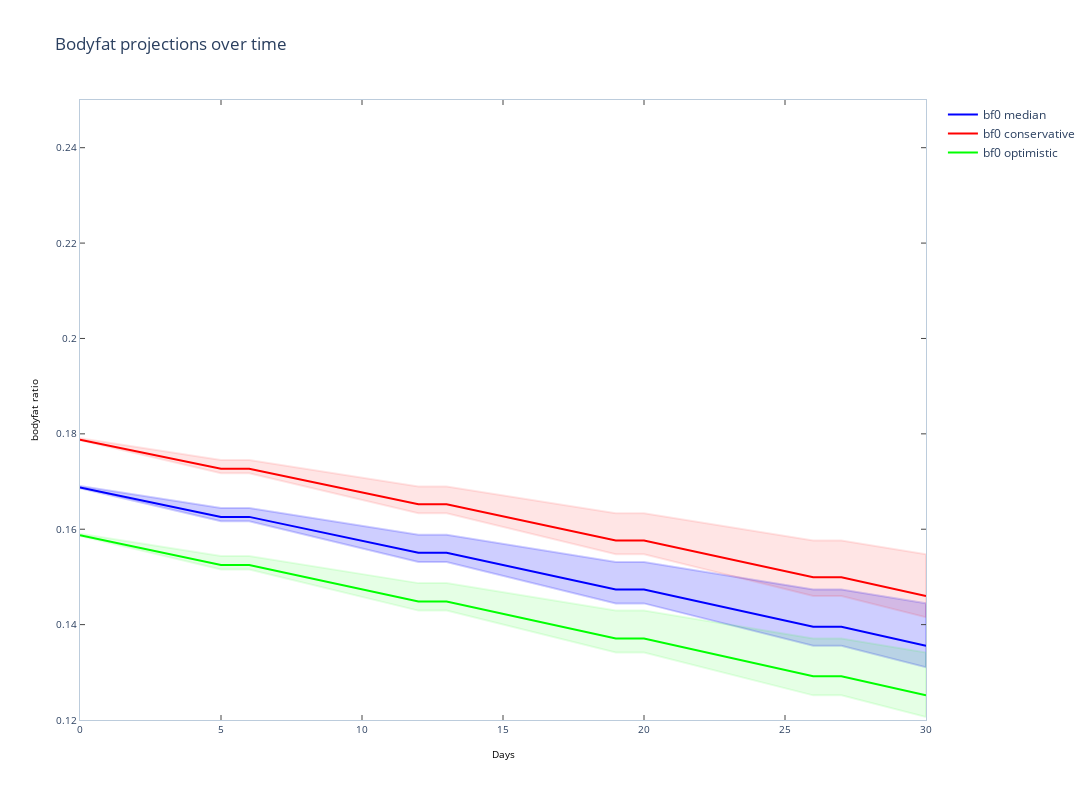

Source (notebook cell):
### Code cell
day0params = {'c': 800, 'df': 31, 'w0': 155, 'b0': .17, 'db0': .01, 'dw': 6, 'dc_cons_opt': [-200, 100]}
fatlj = fatlossjourney.FatlossJourney(day0params)
fig = fatlj.plot_projection_lines(variable='bodyfat ratio', show=False, bounds=[.12, .25])
fig = fatlj.plot_projection_cdev_band(fig, variable='bodyfat ratio', bound=None, show=False)
fig = fatlj.plot_projection_cdev_bands(fig, variable='bodyfat ratio',  show=True)
